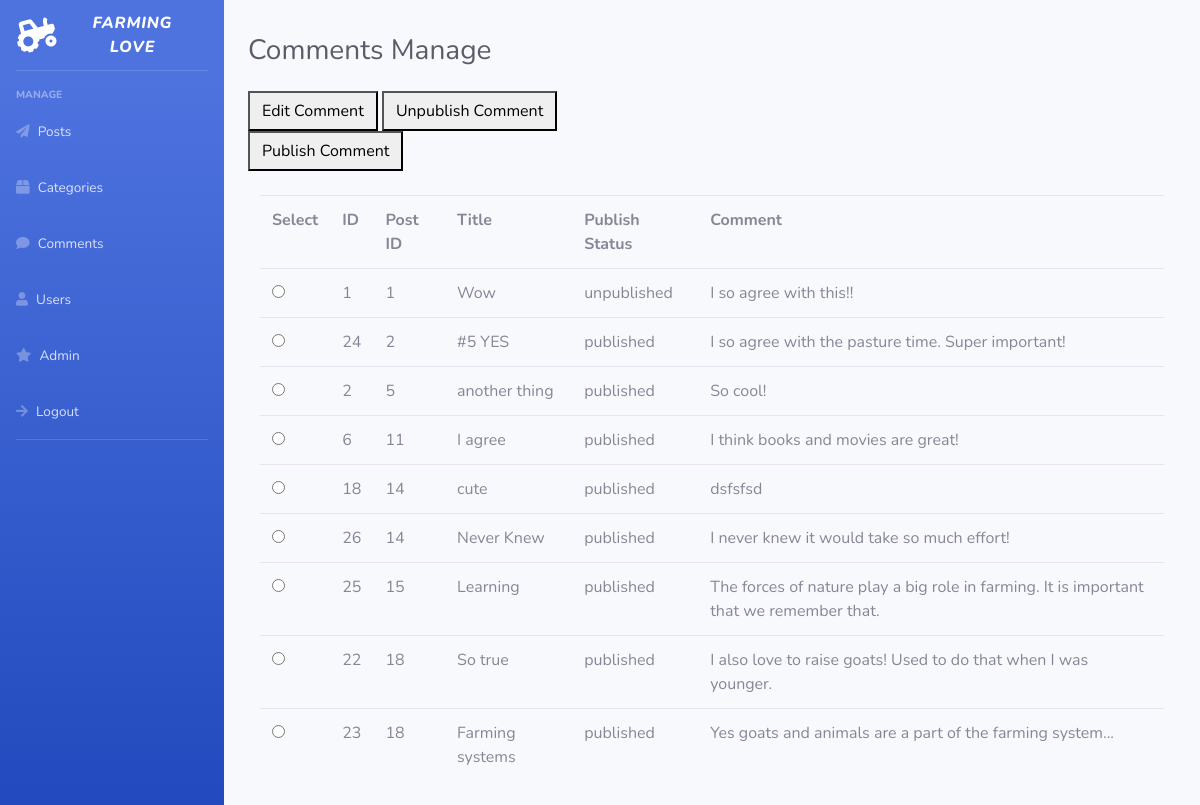
/admin/admincommentsmanage.php (signed in), run on the app's committed database.
### tables this page shows
CREATE TABLE `comment` (
  `comment_id` int(11) NOT NULL,
  `post_id` int(11) NOT NULL,
  `comtitle` varchar(50) NOT NULL,
  `fname` varchar(33) NOT NULL,
  `lname` varchar(33) NOT NULL,
  `comcontent` mediumtext NOT NULL,
  `status` tinyint(1) NOT NULL,
  `date` date NOT NULL
);

CREATE TABLE `post` (
  `post_id` int(11) NOT NULL,
  `user_id` int(11) NOT NULL,
  `titlepost` mediumtext NOT NULL,
  `content` blob NOT NULL,
  `statuspost` tinyint(1) NOT NULL,
  `date` date NOT NULL
);

### queries.php (called while the page is built, shortened)
<?php
$allcommentq = "SELECT * FROM `comment` JOIN `post` ON comment.post_id=post.post_id";
?>

### admin/admincommentsmanage.php (the view, shortened to what this page needs)
<?php
include("..\connectionvar.php");
include("..\queries.php");
$editallcommentq = $allcommentq;
$editallcommentq .= " ORDER BY comment.post_id ASC";
$comments = mysqli_query($conn, $editallcommentq);
?>
<!DOCTYPE html>
<html lang="en">
<head>
    <link href="vendor/fontawesome-free/css/all.min.css" rel="stylesheet" type="text/css">
    <link href="css/sb-admin-2.min.css" rel="stylesheet">
</head>
<body id="page-top">
    <div id="wrapper">
    <?php
        require("adminsidebar.php");
    ?>
        <div id="content-wrapper" class="d-flex flex-column">
            <div id="content">
                <div class="container-fluid">
                    <div class="d-sm-flex align-items-center justify-content-between mb-4">
                        <h1 class="h3 mb-0 text-gray-800"> <br>Comments Manage</h1>
                    </div>
                    <div class = "row">
                        <div class="col-xl-6 col-md-4 mb-4">
                            <form method = 'POST' action = "<?php echo $_SERVER['PHP_SELF']; ?>">
                            <button class="btn-icon-split" type = 'submit' name = 'editcomment'>
                                <span class="text">Edit Comment</span>
                            </button>
                            <button class="btn-icon-split" type = 'submit' name = 'status0'>
                                <span class="text">Unpublish Comment</span>
                            </button>
                            <button class="btn-icon-split" type = 'submit' name = 'status1'>
                                <span class="text">Publish Comment</span>
                            </button>
                        </div>
                    </div>
                    <div class="col-xl-12 col-md-12 mb-4">
                        <table class="table">
                            <tr>
                                <th> Select </th>
                                <th> ID </th>
                                <th> Post ID </th>
                                <th> Title </th>
                                <th> Publish Status </th>
                                <th> Comment </th>
                            </tr>
                                <form method = 'POST' action = "<?php echo $_SERVER['PHP_SELF']; ?>">
                                <?php
                                while ($row = mysqli_fetch_array($comments)) {
                                    if ($row['status']=='0') {
                                        $status = "unpublished";
                                    } else {
                                        $status = "published";
                                    }
                                    echo "<tr> <td> <input type = 'radio' name = 'editop' value = '". $row['comment_id']. "'> </td> <td>". $row['comment_id']. "</td> <td>". $row['post_id']. "</td> <td>". $row['comtitle']. "</td> <td>". $status. "</td> <td>". $row['comcontent']. "</td> </tr>";
                                }
                                ?>
                        </table>
                    </div>
                </div>
            </div>
        </div>
    </div>
</body>
</html>

### data on the page
comment: comment_id "1", post.post_id "1", comtitle "Wow", status "unpublished", comcontent "I so agree with this!!"
comment: comment_id "24", post.post_id "2", comtitle "#5 YES", status "published", comcontent "I so agree with the pasture time. Super important!"
comment: comment_id "2", post.post_id "5", comtitle "another thing", status "published", comcontent "So cool!"
comment: comment_id "6", post.post_id "11", comtitle "I agree", status "published", comcontent "I think books and movies are great!"
comment: comment_id "18", post.post_id "14", comtitle "cute", status "published", comcontent "dsfsfsd"
comment: comment_id "26", post.post_id "14", comtitle "Never Knew", status "published", comcontent "I never knew it would take so much effort!"
comment: comment_id "25", post.post_id "15", comtitle "Learning", status "published", comcontent "The forces of nature play a big role in farming. It is important that we remember that."
comment: comment_id "22", post.post_id "18", comtitle "So true", status "published", comcontent "I also love to raise goats! Used to do that when I was younger."
comment: comment_id "23", post.post_id "18", comtitle "Farming systems", status "published", comcontent "Yes goats and animals are a part of the farming system..."
